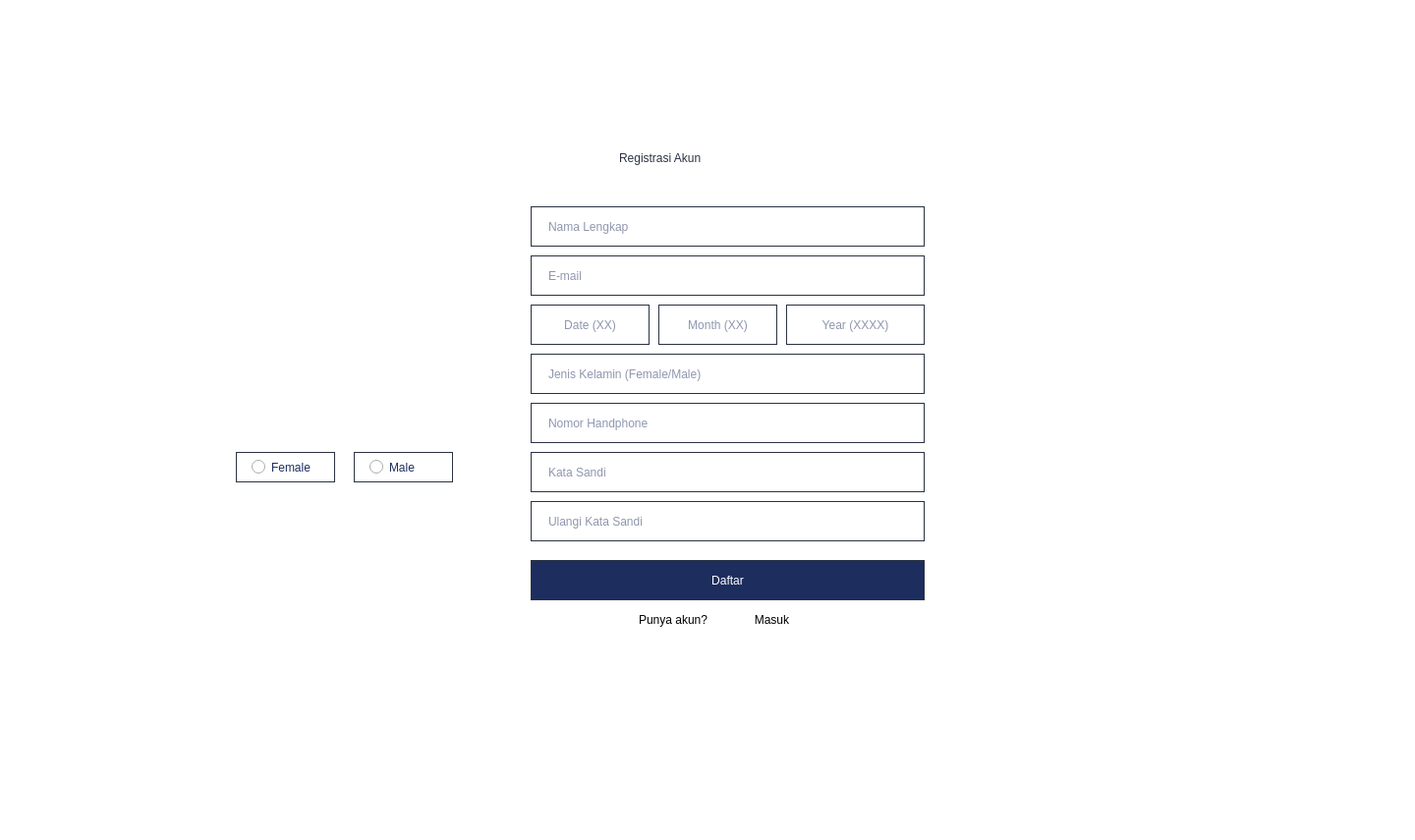
<?xml version="1.0" encoding="UTF-8"?>
<ui version="4.0">
 <class>Dialog</class>
 <widget class="QDialog" name="Dialog">
  <property name="geometry">
   <rect>
    <x>0</x>
    <y>0</y>
    <width>1440</width>
    <height>855</height>
   </rect>
  </property>
  <property name="windowTitle">
   <string>Dialog</string>
  </property>
  <property name="styleSheet">
   <string notr="true">background-color: #fff;</string>
  </property>
  <widget class="QLabel" name="label">
   <property name="geometry">
    <rect>
     <x>630</x>
     <y>140</y>
     <width>231</width>
     <height>41</height>
    </rect>
   </property>
   <property name="styleSheet">
    <string notr="true">color: #2B3242;
font: 30pt &quot;Mulish&quot;;</string>
   </property>
   <property name="text">
    <string>Registrasi Akun</string>
   </property>
  </widget>
  <widget class="QLineEdit" name="email">
   <property name="geometry">
    <rect>
     <x>540</x>
     <y>260</y>
     <width>401</width>
     <height>41</height>
    </rect>
   </property>
   <property name="styleSheet">
    <string notr="true">font: 15pt &quot;Mulish&quot;;color:#1D2D5E; 
height: 47.76695251464844px;
width: 376.5159912109375px;
left: 538px;
top: 229px;
border-radius: 13.25760269165039px;
border: 1.4px solid #2B3242;
padding-left:15px;</string>
   </property>
   <property name="text">
    <string/>
   </property>
   <property name="placeholderText">
    <string>E-mail</string>
   </property>
  </widget>
  <widget class="QLineEdit" name="password">
   <property name="geometry">
    <rect>
     <x>540</x>
     <y>460</y>
     <width>401</width>
     <height>41</height>
    </rect>
   </property>
   <property name="styleSheet">
    <string notr="true">font: 15pt &quot;Mulish&quot;;color:#1D2D5E; 
height: 47.76695251464844px;
width: 376.5159912109375px;
left: 538px;
top: 229px;
border-radius: 13.25760269165039px;
border: 1.4px solid #2B3242;
padding-left:15px;</string>
   </property>
   <property name="text">
    <string/>
   </property>
   <property name="echoMode">
    <enum>QLineEdit::Password</enum>
   </property>
   <property name="placeholderText">
    <string>Kata Sandi</string>
   </property>
  </widget>
  <widget class="QPushButton" name="signupbutton">
   <property name="geometry">
    <rect>
     <x>540</x>
     <y>570</y>
     <width>401</width>
     <height>41</height>
    </rect>
   </property>
   <property name="styleSheet">
    <string notr="true">background-color: #1D2D5E; color:#FFFFFF;
font: 15pt &quot;Mulish&quot;;
border-radius: 13.25760269165039px;
border: 1.4px solid #2B3242;</string>
   </property>
   <property name="text">
    <string>Daftar</string>
   </property>
  </widget>
  <widget class="QLineEdit" name="confirmpass">
   <property name="geometry">
    <rect>
     <x>540</x>
     <y>510</y>
     <width>401</width>
     <height>41</height>
    </rect>
   </property>
   <property name="styleSheet">
    <string notr="true">font: 15pt &quot;Mulish&quot;;color:#1D2D5E; 
height: 47.76695251464844px;
width: 376.5159912109375px;
left: 538px;
top: 229px;
border-radius: 13.25760269165039px;
border: 1.4px solid #2B3242;
padding-left:15px;</string>
   </property>
   <property name="text">
    <string/>
   </property>
   <property name="echoMode">
    <enum>QLineEdit::Password</enum>
   </property>
   <property name="placeholderText">
    <string>Ulangi Kata Sandi</string>
   </property>
  </widget>
  <widget class="QPushButton" name="loginaccbutton">
   <property name="geometry">
    <rect>
     <x>760</x>
     <y>620</y>
     <width>51</width>
     <height>21</height>
    </rect>
   </property>
   <property name="styleSheet">
    <string notr="true">color:#000000;
font: 15pt &quot;Mulish&quot;;
Border: 0px;</string>
   </property>
   <property name="text">
    <string>Masuk</string>
   </property>
  </widget>
  <widget class="QLabel" name="label_5">
   <property name="geometry">
    <rect>
     <x>650</x>
     <y>620</y>
     <width>91</width>
     <height>21</height>
    </rect>
   </property>
   <property name="styleSheet">
    <string notr="true">color:#000000;
font: 14pt &quot;Mulish&quot;;
</string>
   </property>
   <property name="text">
    <string>Punya akun?</string>
   </property>
  </widget>
  <widget class="QLineEdit" name="date">
   <property name="geometry">
    <rect>
     <x>540</x>
     <y>310</y>
     <width>121</width>
     <height>41</height>
    </rect>
   </property>
   <property name="styleSheet">
    <string notr="true"> font: 15pt &quot;Mulish&quot;;color:#1D2D5E; 
height: 47.76695251464844px;
width: 405px;
left: 538px;
top: 229px;
border-radius: 13.25760269165039px;
border: 1.4px solid #2B3242;
padding-left:15px;
padding-right:15px;</string>
   </property>
   <property name="text">
    <string/>
   </property>
   <property name="alignment">
    <set>Qt::AlignCenter</set>
   </property>
   <property name="placeholderText">
    <string>Date (XX)</string>
   </property>
  </widget>
  <widget class="QLineEdit" name="jeniskelamin">
   <property name="geometry">
    <rect>
     <x>540</x>
     <y>360</y>
     <width>401</width>
     <height>41</height>
    </rect>
   </property>
   <property name="styleSheet">
    <string notr="true">font: 15pt &quot;Mulish&quot;;color:#1D2D5E; 
height: 47.76695251464844px;
width: 376.5159912109375px;
left: 538px;
top: 229px;
border-radius: 13.25760269165039px;
border: 1.4px solid #2B3242;
padding-left:15px;</string>
   </property>
   <property name="text">
    <string/>
   </property>
   <property name="placeholderText">
    <string>Jenis Kelamin (Female/Male)</string>
   </property>
  </widget>
  <widget class="QLineEdit" name="nomorhp">
   <property name="geometry">
    <rect>
     <x>540</x>
     <y>410</y>
     <width>401</width>
     <height>41</height>
    </rect>
   </property>
   <property name="styleSheet">
    <string notr="true">font: 15pt &quot;Mulish&quot;;color:#1D2D5E; 
height: 47.76695251464844px;
width: 376.5159912109375px;
left: 538px;
top: 229px;
border-radius: 13.25760269165039px;
border: 1.4px solid #2B3242;
padding-left:15px;</string>
   </property>
   <property name="text">
    <string/>
   </property>
   <property name="placeholderText">
    <string>Nomor Handphone</string>
   </property>
  </widget>
  <widget class="QLineEdit" name="namalengkap">
   <property name="geometry">
    <rect>
     <x>540</x>
     <y>210</y>
     <width>401</width>
     <height>41</height>
    </rect>
   </property>
   <property name="styleSheet">
    <string notr="true">font: 15pt &quot;Mulish&quot;;color:#1D2D5E; 
height: 47.76695251464844px;
width: 376.5159912109375px;
left: 538px;
top: 229px;
border-radius: 13.25760269165039px;
border: 1.4px solid #2B3242;
padding-left:15px;</string>
   </property>
   <property name="text">
    <string/>
   </property>
   <property name="placeholderText">
    <string>Nama Lengkap</string>
   </property>
  </widget>
  <widget class="QLabel" name="label_2">
   <property name="geometry">
    <rect>
     <x>900</x>
     <y>320</y>
     <width>31</width>
     <height>21</height>
    </rect>
   </property>
   <property name="text">
    <string/>
   </property>
   <property name="pixmap">
    <pixmap>:/images/akar-icons_calendar.png</pixmap>
   </property>
  </widget>
  <widget class="QLineEdit" name="month">
   <property name="geometry">
    <rect>
     <x>670</x>
     <y>310</y>
     <width>121</width>
     <height>41</height>
    </rect>
   </property>
   <property name="styleSheet">
    <string notr="true"> font: 15pt &quot;Mulish&quot;;color:#1D2D5E; 
height: 47.76695251464844px;
width: 405px;
left: 538px;
top: 229px;
border-radius: 13.25760269165039px;
border: 1.4px solid #2B3242;
padding-left:15px;
padding-right:15px;</string>
   </property>
   <property name="text">
    <string/>
   </property>
   <property name="alignment">
    <set>Qt::AlignCenter</set>
   </property>
   <property name="placeholderText">
    <string>Month (XX)</string>
   </property>
  </widget>
  <widget class="QLineEdit" name="year">
   <property name="geometry">
    <rect>
     <x>800</x>
     <y>310</y>
     <width>141</width>
     <height>41</height>
    </rect>
   </property>
   <property name="styleSheet">
    <string notr="true"> font: 15pt &quot;Mulish&quot;;color:#1D2D5E; 
height: 47.76695251464844px;
width: 405px;
left: 538px;
top: 229px;
border-radius: 13.25760269165039px;
border: 1.4px solid #2B3242;
padding-left:15px;
padding-right:15px;</string>
   </property>
   <property name="text">
    <string/>
   </property>
   <property name="alignment">
    <set>Qt::AlignCenter</set>
   </property>
   <property name="placeholderText">
    <string>Year (XXXX)</string>
   </property>
  </widget>
  <widget class="QRadioButton" name="Female">
   <property name="geometry">
    <rect>
     <x>240</x>
     <y>460</y>
     <width>101</width>
     <height>31</height>
    </rect>
   </property>
   <property name="styleSheet">
    <string notr="true">font: 15pt &quot;Mulish&quot;;color:#1D2D5E; 
height: 47.76695251464844px;
width: 376.5159912109375px;
left: 538px;
top: 229px;
border-radius: 13.25760269165039px;
border: 1.4px solid #2B3242;
padding-left:15px;</string>
   </property>
   <property name="text">
    <string>Female</string>
   </property>
  </widget>
  <widget class="QRadioButton" name="Male">
   <property name="geometry">
    <rect>
     <x>360</x>
     <y>460</y>
     <width>101</width>
     <height>31</height>
    </rect>
   </property>
   <property name="styleSheet">
    <string notr="true">font: 15pt &quot;Mulish&quot;;color:#1D2D5E; 
height: 47.76695251464844px;
width: 376.5159912109375px;
left: 538px;
top: 229px;
border-radius: 13.25760269165039px;
border: 1.4px solid #2B3242;
padding-left:15px;</string>
   </property>
   <property name="text">
    <string>Male</string>
   </property>
  </widget>
 </widget>
 <tabstops>
  <tabstop>namalengkap</tabstop>
  <tabstop>email</tabstop>
  <tabstop>date</tabstop>
  <tabstop>month</tabstop>
  <tabstop>year</tabstop>
  <tabstop>jeniskelamin</tabstop>
  <tabstop>nomorhp</tabstop>
  <tabstop>password</tabstop>
  <tabstop>confirmpass</tabstop>
  <tabstop>signupbutton</tabstop>
  <tabstop>loginaccbutton</tabstop>
 </tabstops>
 <resources/>
 <connections/>
</ui>
